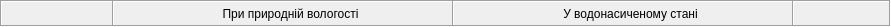
   <widget class="QFrame" name="frame_5">
    <property name="geometry">
     <rect>
      <x>10</x>
      <y>410</y>
      <width>891</width>
      <height>27</height>
     </rect>
    </property>
    <property name="frameShape">
     <enum>QFrame::Box</enum>
    </property>
    <property name="frameShadow">
     <enum>QFrame::Sunken</enum>
    </property>
    <widget class="QLabel" name="label_33">
     <property name="geometry">
      <rect>
       <x>200</x>
       <y>6</y>
       <width>181</width>
       <height>16</height>
      </rect>
     </property>
     <property name="text">
      <string>&lt;html&gt;&lt;head/&gt;&lt;body&gt;&lt;p&gt;При природній вологості&lt;/p&gt;&lt;/body&gt;&lt;/html&gt;</string>
     </property>
     <property name="alignment">
      <set>Qt::AlignCenter</set>
     </property>
    </widget>
    <widget class="QLabel" name="label_41">
     <property name="geometry">
      <rect>
       <x>540</x>
       <y>6</y>
       <width>181</width>
       <height>16</height>
      </rect>
     </property>
     <property name="text">
      <string>&lt;html&gt;&lt;head/&gt;&lt;body&gt;&lt;p&gt;У водонасиченому стані&lt;/p&gt;&lt;/body&gt;&lt;/html&gt;</string>
     </property>
     <property name="alignment">
      <set>Qt::AlignCenter</set>
     </property>
    </widget>
    <widget class="Line" name="line">
     <property name="geometry">
      <rect>
       <x>112</x>
       <y>0</y>
       <width>3</width>
       <height>26</height>
      </rect>
     </property>
     <property name="orientation">
      <enum>Qt::Vertical</enum>
     </property>
    </widget>
    <widget class="Line" name="line_2">
     <property name="geometry">
      <rect>
       <x>452</x>
       <y>0</y>
       <width>3</width>
       <height>26</height>
      </rect>
     </property>
     <property name="orientation">
      <enum>Qt::Vertical</enum>
     </property>
    </widget>
    <widget class="Line" name="line_3">
     <property name="geometry">
      <rect>
       <x>792</x>
       <y>0</y>
       <width>3</width>
       <height>26</height>
      </rect>
     </property>
     <property name="orientation">
      <enum>Qt::Vertical</enum>
     </property>
    </widget>
   </widget>
